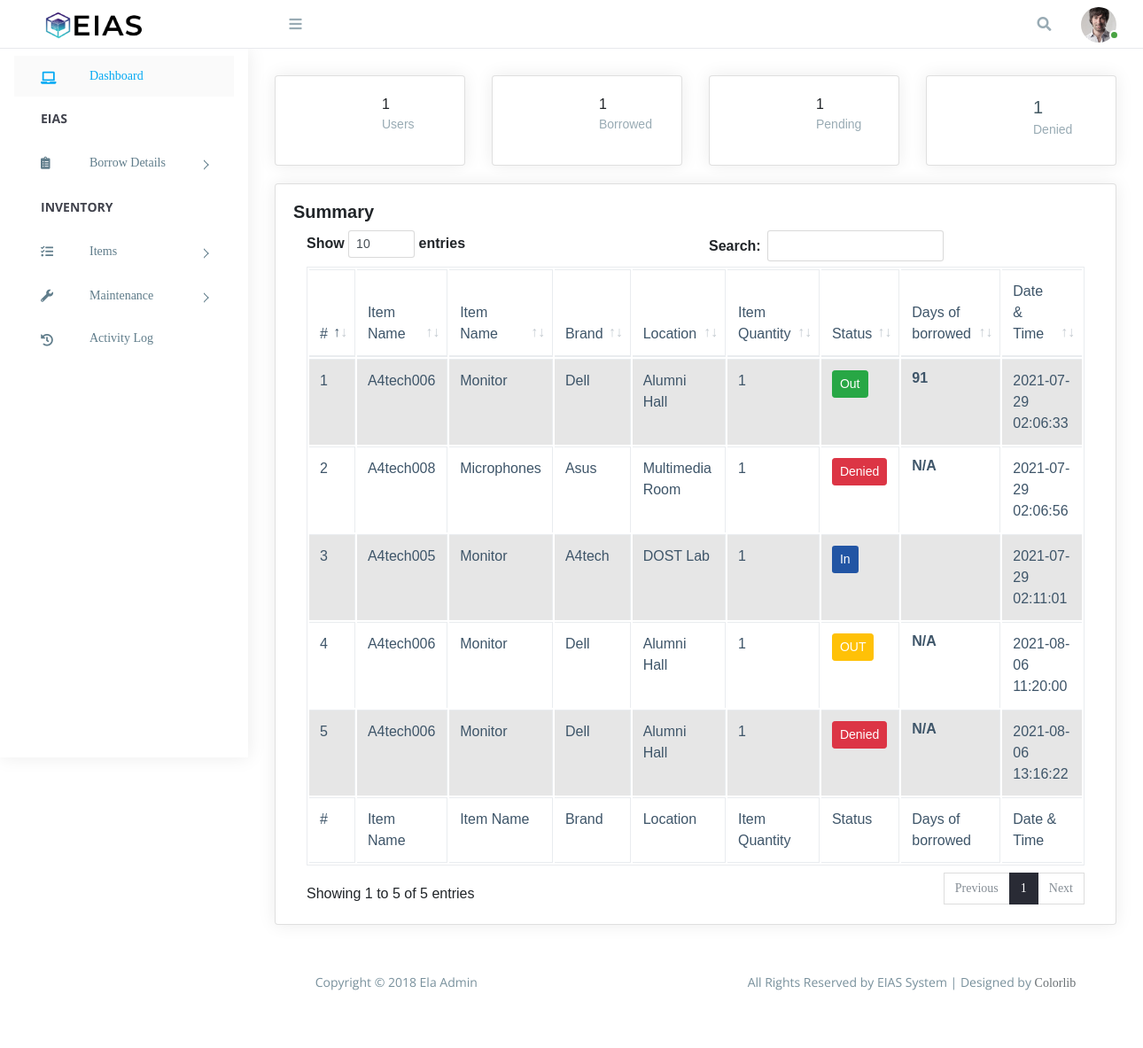
The page /dashboard.php (signed in) on the database its author committed.
### tables this page shows
CREATE TABLE `tbl_add_item` (
  `item_add_id` int(11) NOT NULL,
  `borrow_quantity` int(11) NOT NULL,
  `user_id` int(11) NOT NULL,
  `item_id` int(11) NOT NULL,
  `status` int(11) NOT NULL DEFAULT 0,
  `update_date` timestamp NOT NULL DEFAULT current_timestamp() ON UPDATE current_timestamp(),
  `timestamp` timestamp NOT NULL DEFAULT current_timestamp()
);

CREATE TABLE `tbl_items` (
  `item_id` int(11) NOT NULL,
  `supplier_id` int(11) NOT NULL,
  `brand_id` int(11) NOT NULL,
  `category_id` int(11) NOT NULL,
  `item_name` varchar(255) NOT NULL,
  `item_description` varchar(255) NOT NULL,
  `location_id` int(11) NOT NULL,
  `item_quantity` int(11) NOT NULL,
  `item_status` int(11) NOT NULL,
  `timestamp` timestamp NOT NULL DEFAULT current_timestamp()
);

CREATE TABLE `tbl_category` (
  `category_id` int(11) NOT NULL,
  `category_name` varchar(255) NOT NULL,
  `category_description` varchar(255) NOT NULL,
  `timestamp` timestamp NOT NULL DEFAULT current_timestamp()
);

CREATE TABLE `tbl_brands` (
  `brand_id` int(11) NOT NULL,
  `brand_name` varchar(255) NOT NULL,
  `brand_desciption` varchar(255) NOT NULL,
  `timestamp` timestamp NOT NULL DEFAULT current_timestamp()
);

CREATE TABLE `tbl_location` (
  `location_id` int(11) NOT NULL,
  `location_name` varchar(255) NOT NULL,
  `location_description` varchar(255) NOT NULL,
  `timestamp` timestamp NOT NULL DEFAULT current_timestamp()
);

### dashboard.php (the view, shortened to what this page needs)
<!doctype html>
 <html class="no-js" lang="">
<?php
include('functions/config.php');
include('nav.php');
include('sidebar.php');
?>
<body>
        <div class="content">
            <div class="animated fadeIn">
                <div class="row">
                <?php
                        if($_SESSION['role_id'] == 1){
                            ?>
                    <div class="col-lg-3 col-md-6">
                        <div class="card">
                            <div class="card-body">
                                <div class="stat-widget-five">
                                    <div class="stat-content">
                                        <div class="text-left dib">
                                            <span class="count">
                                                <?php
                                                    $query = "SELECT COUNT(*) as total_count FROM `tbl_users` WHERE role_id != 1";
                                                    $result = $con->query($query);
                                                    $total = $result->fetch_assoc();
                                                    echo $total['total_count'];
                                                ?>
                                            </span>
                                            <div class="stat-heading">Users</div>
                                        </div>
                                    </div>
                                </div>
                            </div>
                        </div>
                    </div>
                    <?php
                        }
                    ?>
                    <div class="col-lg-3 col-md-6">
                        <div class="card">
                            <div class="card-body">
                                <div class="stat-widget-five">
                                    <div class="stat-content">
                                        <div class="text-left dib">
                                            <span class="count">
                                                <?php
                                                    $query = "SELECT COUNT(*) as total_count FROM `tbl_add_item` WHERE status=2";
                                                    $result = $con->query($query);
                                                    $total = $result->fetch_assoc();
                                                    echo $total['total_count'];
                                                ?>
                                            </span>
                                            <div class="stat-heading">Borrowed</div>
                                        </div>
                                    </div>
                                </div>
                            </div>
                        </div>
                    </div>
                    <div class="col-lg-3 col-md-6">
                        <div class="card">
                            <div class="card-body">
                                <div class="stat-widget-five">
                                    <div class="stat-content">
                                        <div class="text-left dib">
                                            <span class="count">
                                                <?php
                                                    $query = "SELECT COUNT(*) as total_count FROM `tbl_add_item` WHERE status=1";
                                                    $result = $con->query($query);
                                                    $total = $result->fetch_assoc();
                                                    echo $total['total_count'];
                                                ?>
                                            </span>
                                            <div class="stat-heading">Pending</div>
                                        </div>
                                    </div>
                                </div>
                            </div>
                        </div>
                    </div>
                    <div class="col-lg-3 col-md-6">
                        <div class="card">
                            <div class="card-body">
                                <div class="stat-widget-five">
                                    <div class="stat-content">
                                        <div class="text-left dib">
                                                <div class="stat-text">
                                                    <span class="count">
                                                        <?php
                                                            $query = "SELECT COUNT(*) as total_count FROM `tbl_add_item` WHERE status=3";
                                                            $result = $con->query($query);
                                                            $total = $result->fetch_assoc();
                                                            echo $total['total_count'];
                                                        ?>
                                                    </span>
                                                </div>
                                            <div class="stat-heading">Denied</div>
                                        </div>
                                    </div>
                                </div>
                            </div>
                        </div>
                    </div>
                </div>
                <div class="row">
                <div class="col-md-12">
                        <div class="card">
                            <div class="card-body">
                                <h5 class="card-title">Summary</h5>
                                <div class="table-responsive">
                                    <table id="zero_config" class="table table-striped table-bordered">
                                        <thead>
                                            <tr>
                                                <th>#</th>
                                                <th>Item Name</th>
                                                <th>Item Name</th>
                                                <th>Brand</th>
                                                <th>Location</th>
                                                <th>Item Quantity</th>
                                                <th>Status</th>
                                                <th>Days of borrowed</th>
                                                <th>Date & Time</th>
                                            </tr>
                                        </thead>
                                        <tbody>
                                            <?php
                                            $query = "SELECT item_name,category_name,brand_name,location_name,borrow_quantity,status,DATEDIFF(curdate(), DATE_FORMAT(update_date,'%Y-%m-%d')) as days,tbl_add_item.timestamp FROM `tbl_add_item` INNER JOIN tbl_items ON tbl_add_item.item_id=tbl_items.item_id INNER JOIN tbl_location ON tbl_items.location_id=tbl_location.location_id INNER JOIN tbl_category ON tbl_items.category_id = tbl_category.category_id INNER JOIN tbl_brands ON tbl_brands.brand_id = tbl_items.brand_id";
                                            $result = $con->query($query);
                                            $no = 1;
                                            while($row = $result->fetch_assoc()){
                                                ?>
                                                <tr>
                                                    <td><?php echo $no; ?></td>
                                                    <td><?php echo $row['item_name']; ?></td>
                                                    <td><?php echo $row['category_name']; ?></td>
                                                    <td><?php echo $row['brand_name']; ?></td>
                                                    <td><?php echo $row['location_name']; ?></td>
                                                    <td><?php echo $row['borrow_quantity']; ?></td>
                                                    <td>
                                                        <?php
                                                        if($row['status'] == 1){
                                                            echo '<button type="button" class="btn btn-warning btn-sm text-white">OUT</button>';
                                                        }else if($row['status'] == 2){
                                                            echo '<button type="button" class="btn btn-success btn-sm text-white">Out</button>';
                                                        }else if($row['status'] == 4){
                                                            echo '';
                                                        }else if($row['status'] == 5){
                                                            echo '<button type="button" class="btn btn-default btn-sm text-white">In</button>';
                                                        }else{
                                                            echo '<button type="button" class="btn btn-danger btn-sm text-white">Denied</button>';
                                                        }
                                                        ?>
                                                    </td>
                                                    <td>
                                                        <?php
                                                        if($row['status'] == 2){
                                                            ?>
                                                            <h6><b><?php echo $row['days']; ?></b></h6>
                                                            <?php
                                                        }else if($row['status'] == 4){
                                                            ?>
                                                            <h6><b></b></h6>
                                                            <?php
                                                        }else if($row['status'] == 5){
                                                            ?>
                                                            <h6><b></b></h6>
                                                            <?php
                                                        }else{
                                                            ?>
                                                            <h6><b>N/A</b></h6>
                                                            <?php
                                                        }
                                                        ?>
                                                    </td>
                                                    <td><?php echo $row['timestamp']; ?></td>
                                                </tr>
                                                <?php
                                                $no++;
                                            }
                                            ?>
                                        </tbody>
                                        <tfoot>
                                            <tr>
                                                <th>#</th>
                                                <th>Item Name</th>
                                                <th>Item Name</th>
                                                <th>Brand</th>
                                                <th>Location</th>
                                                <th>Item Quantity</th>
                                                <th>Status</th>
                                                <th>Days of borrowed</th>
                                                <th>Date & Time</th>
                                            </tr>
                                        </tfoot>
                                    </table>
                                </div>
                            </div>
                        </div>
                    </div>
                </div>
        <footer class="site-footer">
            <div class="footer-inner bg-white">
                <div class="row">
                    <div class="col-sm-6">
                        Copyright &copy; 2018 Ela Admin
                    </div>
                    <div class="col-sm-6 text-right">
                    All Rights Reserved by EIAS System | Designed by <a href="https://colorlib.com">Colorlib</a>
                    </div>
                </div>
            </div>
        </footer>
    </div>
</body>
</html>

### assets/css/style.css (style rules this page uses)
.bg-white { background-color: #fff; }
body { display: table; font-family: "Open Sans", sans-serif; font-size: 16px; width: 100%; }
a, button { text-decoration: none; outline: none !important; color: #878787; -webkit-transition: all 0.25s ease; transition: all 0.25s ease; }
h1, h2, h3, h4, h5, h6 { margin: 0; }
h5 { font-size: 1em; }
.btn, button, input, textarea { -webkit-box-shadow: none; box-shadow: none; outline: 0 !important; }
.btn { border-radius: 3px; }
.content { float: left; padding: 1.875em; width: 100%; }
.card { margin-bottom: 1.875em; border-radius: 5px; padding: 0; border: 0px solid transparent; -webkit-box-shadow: 0 0 20px rgba(0, 0, 0, 0.08); box-shadow: 0 0 20px rgba(0, 0, 0, 0.08); }
.card .card-body { float: left; padding: 1.25em; position: relative; width: 100%; }
.btn, .button { display: inline-block; font-weight: 400; text-align: center; white-space: nowrap; vertical-align: middle; -webkit-transition: all .15s ease-in-out; transition: all .15s ease-in-out; border-radius: 3; cursor: pointer; }
.dib { display: inline-block; }
.stat-widget-five { min-height: 60px; }
.stat-widget-five .stat-content { margin-left: 100px; }
.stat-widget-five .stat-text { color: #455a64; font-size: 20px; }
.stat-widget-five .stat-heading { color: #99abb4; font-size: 14px; }
footer.site-footer { padding: 0 1.875em; }
footer.site-footer .footer-inner { color: #78909c; font-family: 'Open Sans'; font-size: 14px; line-height: 1.5; padding: 2.45em 1.125em; }
footer.site-footer .footer-inner a { color: #6a7074; }
@media (max-width: 1368px) { .card-body { padding: 15px; } }

### rows shown on the page
tbl_add_item: item.item_name "A4tech006", tbl_category.category_name "Monitor", tbl_brands.brand_name "Dell", tbl_location.location_name "Alumni Hall", borrow_quantity "1", status "Out", days "91", timestamp "2021-07-29 02:06:33"
tbl_add_item: item.item_name "A4tech008", tbl_category.category_name "Microphones", tbl_brands.brand_name "Asus", tbl_location.location_name "Multimedia Room", borrow_quantity "1", status "Denied", timestamp "2021-07-29 02:06:56"
tbl_add_item: item.item_name "A4tech005", tbl_category.category_name "Monitor", tbl_brands.brand_name "A4tech", tbl_location.location_name "DOST Lab", borrow_quantity "1", status "In", timestamp "2021-07-29 02:11:01"
tbl_add_item: item.item_name "A4tech006", tbl_category.category_name "Monitor", tbl_brands.brand_name "Dell", tbl_location.location_name "Alumni Hall", borrow_quantity "1", status "OUT", timestamp "2021-08-06 11:20:00"
tbl_add_item: item.item_name "A4tech006", tbl_category.category_name "Monitor", tbl_brands.brand_name "Dell", tbl_location.location_name "Alumni Hall", borrow_quantity "1", status "Denied", timestamp "2021-08-06 13:16:22"

### other values the page prints
$total['total_count'] "1"
